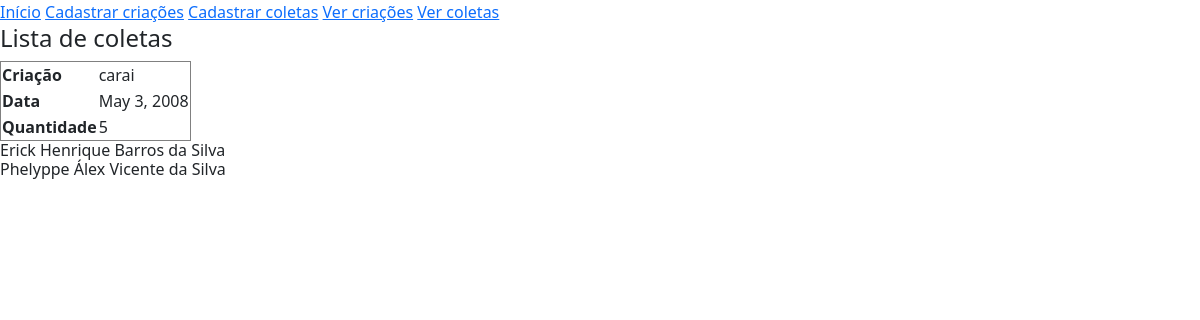
Page /listar-coletas/detalhes/1 on the committed database.
### Producao/models.py (models this page shows, shortened)
class Coleta(models.Model):
    id = models.AutoField(primary_key=True)
    criacao = models.ForeignKey(Criacao, on_delete=models.CASCADE, verbose_name='criacao')
    data = models.DateField(max_length=10, verbose_name='data')
    quantidade = models.IntegerField(verbose_name='quantidade')

class Criacao(models.Model):
    id = models.AutoField(primary_key=True)
    raca = models.CharField(max_length=30, verbose_name='raca')
    data_entrada = models.DateField(max_length=10, verbose_name='data_entrada')
    class Meta:
        ordering = ['data_entrada', 'raca']
        app_label = 'Producao'

### Producao/views.py (the view)
# urls.py: path('listar-coletas/detalhes/<int:pk>', views.detalhar_coleta, name='detalhes_coleta'),
def detalhar_coleta(request, pk):
    coleta = Coleta.objects.get(id=pk)
    informacoes = {
        'coleta': coleta
    }
    return render(request, 'Producao/detalhes_coleta.html', informacoes)

### templates/Producao/detalhes_coleta.html (shortened to what this page needs)
{% extends "base.html" %}
{% block subtitulo %}
Lista de coletas
{% endblock %}
{% block conteudo %}
    <table border="1">
        <tr>
            <th>Criação</th>
            <td>{{ coleta.criacao.raca }}</td>
        </tr>
        <tr>
            <th>Data</th>
            <td>{{ coleta.data }}</td>
        </tr>
        <tr>
            <th>Quantidade</th>
            <td>{{ coleta.quantidade }}</td>
        </tr>
    </table>
{% endblock %}

### rows in the picture
Coleta: criacao.raca "carai", data "May 3, 2008", quantidade "5"
